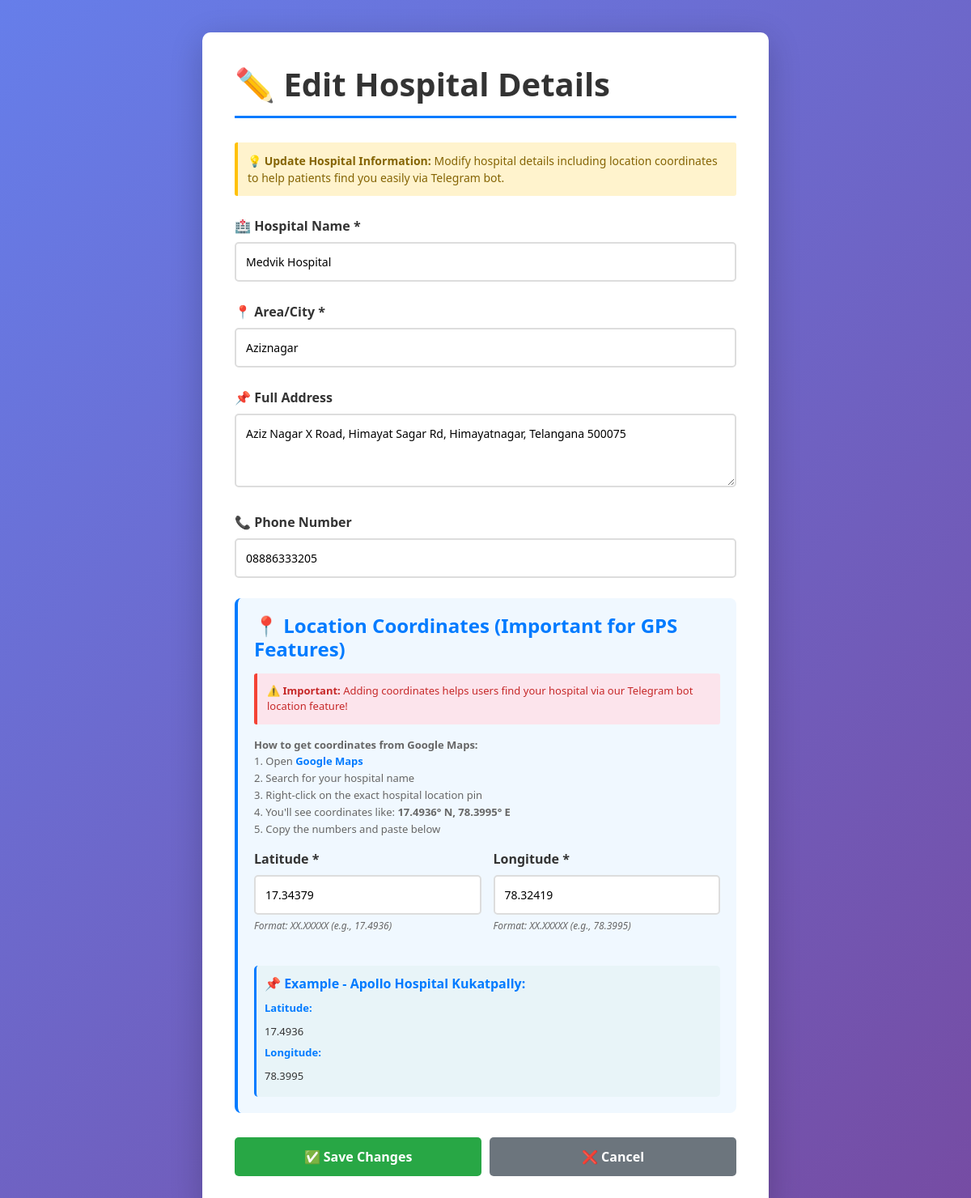
The page /admin/hospital/4/edit on the database its author committed.
### tables this page shows
CREATE TABLE hospitals (
    hospital_id INTEGER PRIMARY KEY AUTOINCREMENT,
    name TEXT NOT NULL,
    address TEXT,
    phone TEXT,
    receptionist_phone TEXT,
    ambulance_available BOOLEAN,
    emergency_services BOOLEAN
, lat REAL, lon REAL, area TEXT);

### app.py (the view, shortened to what this page needs)
@app.route('/admin/hospital/<int:hospital_id>/edit', methods=['GET', 'POST'])
def edit_hospital(hospital_id):
    conn = sqlite3.connect('healthcare.db')
    cursor = conn.cursor()
    cursor.execute("SELECT hospital_id, name, area, address, phone, lat, lon FROM hospitals WHERE hospital_id=?", (hospital_id,))
    hospital = cursor.fetchone()
    conn.close()
    if not hospital:
        return "Hospital not found", 404
    return render_template('edit_hospital.html', hospital=hospital)

### templates/edit_hospital.html (shortened to what this page needs)
<!DOCTYPE html>
<html>
<head>
    <link rel="stylesheet" href="https://cdn.jsdelivr.net/npm/bootstrap@5.3.0/dist/css/bootstrap.min.css">
</head>
<body>
    <div class="form-container">
        <h1>✏️ Edit Hospital Details</h1>
        <div class="info-tip">
            💡 <strong>Update Hospital Information:</strong> Modify hospital details including location coordinates to
            help patients find you easily via Telegram bot.
        </div>
        <form method="POST">
            <div class="form-group">
                <label for="name">🏥 Hospital Name *</label>
                <input type="text" id="name" name="name" value="{{ hospital[1] or '' }}" required>
            </div>
            <div class="form-group">
                <label for="area">📍 Area/City *</label>
                <input type="text" id="area" name="area" value="{{ hospital[2] or '' }}" placeholder="e.g., Kukatpally"
                    required>
            </div>
            <div class="form-group">
                <label for="address">📌 Full Address</label>
                <textarea id="address" name="address" rows="3"
                    placeholder="Enter complete hospital address">{{ hospital[3] or '' }}</textarea>
            </div>
            <div class="form-group">
                <label for="phone">📞 Phone Number</label>
                <input type="tel" id="phone" name="phone" value="{{ hospital[4] or '' }}"
                    placeholder="e.g., 040-1234567">
            </div>
            <div class="location-section">
                <h4>📍 Location Coordinates (Important for GPS Features)</h4>
                <div class="location-warning">
                    ⚠️ <strong>Important:</strong> Adding coordinates helps users find your hospital via our Telegram
                    bot location feature!
                </div>
                <p>
                    <strong>How to get coordinates from Google Maps:</strong><br>
                    1. Open <a href="https://maps.google.com" target="_blank">Google Maps</a><br>
                    2. Search for your hospital name<br>
                    3. Right-click on the exact hospital location pin<br>
                    4. You'll see coordinates like: <strong>17.4936° N, 78.3995° E</strong><br>
                    5. Copy the numbers and paste below
                </p>
                <div class="location-inputs">
                    <div class="form-group">
                        <label for="lat">Latitude *</label>
                        <input type="number" id="lat" name="lat" step="0.00001" value="{{ hospital[5] or '' }}"
                            placeholder="e.g., 17.4936">
                        <div class="help-text">Format: XX.XXXXX (e.g., 17.4936)</div>
                    </div>
                    <div class="form-group">
                        <label for="lon">Longitude *</label>
                        <input type="number" id="lon" name="lon" step="0.00001" value="{{ hospital[6] or '' }}"
                            placeholder="e.g., 78.3995">
                        <div class="help-text">Format: XX.XXXXX (e.g., 78.3995)</div>
                    </div>
                </div>
                <div class="example-box">
                    <strong>📌 Example - Apollo Hospital Kukatpally:</strong>
                    <p><strong>Latitude:</strong> 17.4936</p>
                    <p><strong>Longitude:</strong> 78.3995</p>
                </div>
            </div>
            <div class="button-group">
                <button type="submit" class="btn-save">✅ Save Changes</button>
                <a href="/admin/hospitals" class="btn-cancel">❌ Cancel</a>
            </div>
        </form>
    </div>
</body>
</html>

### templates/edit_hospital.html (style rules this page uses)
body { background: linear-gradient(135deg, #667eea 0%, #764ba2 100%); min-height: 100vh; padding: 40px 20px; }
.form-container { background: white; padding: 40px; border-radius: 10px; box-shadow: 0 10px 40px rgba(0, 0, 0, 0.2); max-width: 700px; margin: 0 auto; }
h1 { color: #333; margin-bottom: 30px; border-bottom: 3px solid #007bff; padding-bottom: 15px; font-weight: bold; }
.form-group { margin-bottom: 25px; }
label { display: block; margin-bottom: 8px; font-weight: 600; color: #333; }
input, textarea { width: 100%; padding: 12px; border: 2px solid #ddd; border-radius: 5px; font-size: 14px; box-sizing: border-box; transition: all 0.3s; }
.location-section { background: #f0f8ff; padding: 20px; border-radius: 8px; margin: 25px 0; border-left: 4px solid #007bff; }
.location-section h4 { color: #007bff; margin-top: 0; font-weight: bold; margin-bottom: 15px; }
.location-section p { color: #666; font-size: 13px; margin-bottom: 15px; line-height: 1.6; }
.location-section a { color: #007bff; text-decoration: none; font-weight: 600; }
.location-inputs { display: grid; grid-template-columns: 1fr 1fr; gap: 15px; margin-top: 15px; }
.help-text { font-size: 12px; color: #666; margin-top: 5px; font-style: italic; }
.example-box { margin-top: 15px; padding: 10px; background: #e8f4f8; border-radius: 5px; border-left: 3px solid #007bff; }
.example-box strong { display: block; margin-bottom: 8px; color: #007bff; }
.example-box p { margin: 5px 0; color: #333; font-size: 13px; }
.button-group { display: flex; gap: 10px; margin-top: 30px; }
.btn-save { flex: 1; padding: 12px; background: #28a745; color: white; border: none; border-radius: 5px; font-size: 16px; font-weight: bold; cursor: pointer; transition: all 0.3s; }
.btn-cancel { flex: 1; padding: 12px; background: #6c757d; color: white; border: none; border-radius: 5px; font-size: 16px; font-weight: bold; cursor: pointer; text-decoration: none; display: flex; align-items: center; justify-content: center; transition: all 0.3s; }
.info-tip { background: #fff3cd; border-left: 4px solid #ffc107; padding: 12px; margin-bottom: 25px; border-radius: 3px; color: #856404; font-size: 14px; }
.location-warning { background: #fce4ec; border-left: 4px solid #f44336; padding: 12px; margin-bottom: 15px; border-radius: 3px; color: #c62828; font-size: 13px; }

### rows shown on the page
hospitals: name "Medvik Hospital", area "Aziznagar", address "Aziz Nagar X Road, Himayat Sagar Rd, Himayatnagar, Telangana 500075", phone "08886333205", lat "17.34379", lon "78.32419"
